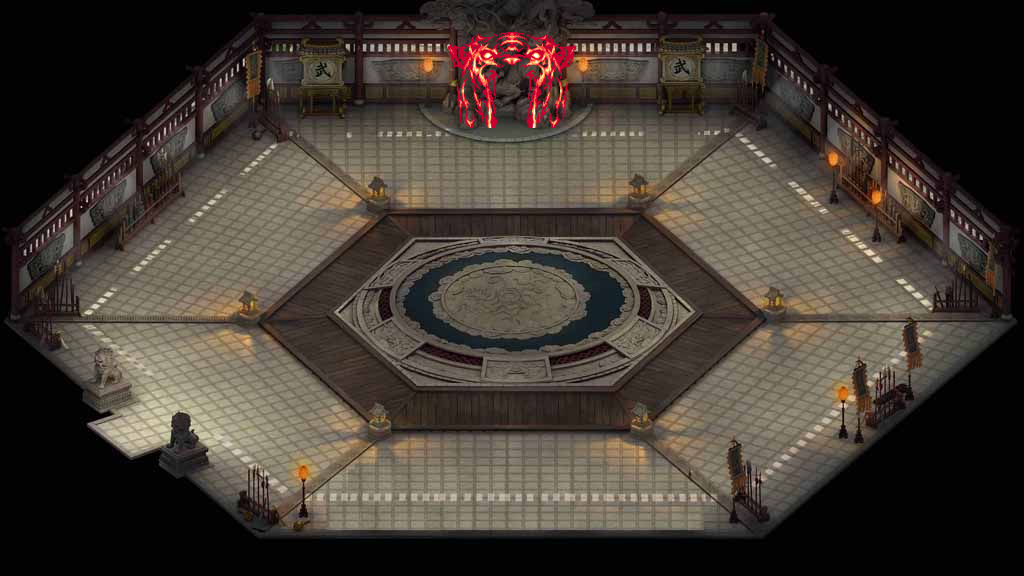

This game map was drawn from its Tiled (.tmx) file and the tilesets committed beside it. A one-line description and the trimmed map source follow:
An orthogonal 32x18 tile map with 32x32 px tiles, 3 tile layers (bg, collision, decorate), 3 tilesets and 2 objects (hero, boss).

<map version="1.0" orientation="orthogonal" width="32" height="18" tilewidth="32" tileheight="32">
 <tileset firstgid="1" name="level5" tilewidth="32" tileheight="32">
  <image source="level5.jpg" width="1024" height="576" />
 </tileset>
 <tileset firstgid="577" name="blank" tilewidth="32" tileheight="32">
  <image source="blank.png" width="32" height="32" />
 </tileset>
 <tileset firstgid="578" name="back" tilewidth="32" tileheight="32">
  <image source="back.png" width="128" height="117" />
 </tileset>
 <layer name="bg" width="32" height="18">
  <data>[576 cells, 576 non-empty, 576 distinct tile ids]</data>
 </layer>
 <layer name="collision" width="32" height="18">
  <data>[576 cells, 104 non-empty, 1 distinct tile ids]</data>
 </layer>
 <layer name="decorate" width="32" height="18">
  <data>[576 cells, 12 non-empty, 12 distinct tile ids]</data>
 </layer>
 <objectgroup name="objects" width="32" height="18">
  <object name="hero" x="139" y="401" width="16" height="11" />
  <object name="boss" x="496" y="284" width="24" height="19" />
 </objectgroup>
</map>